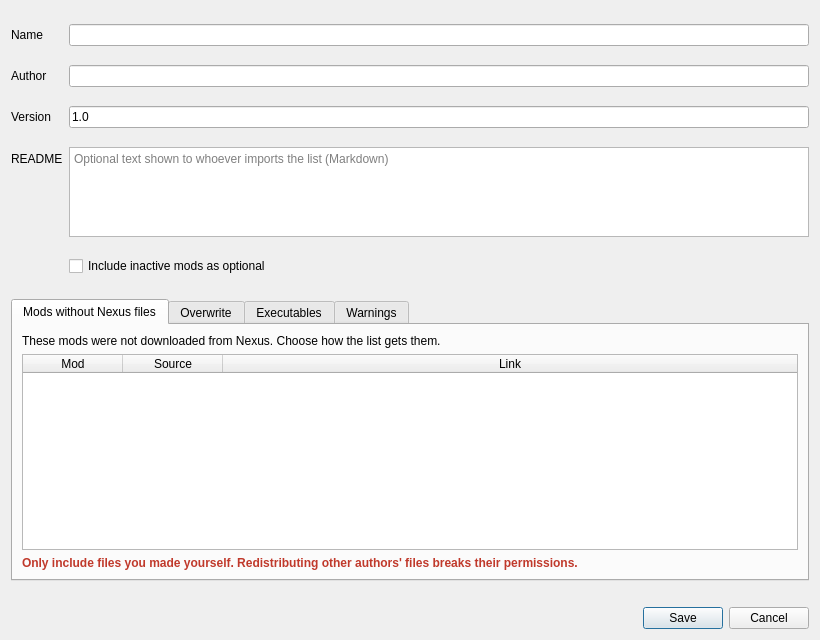
<?xml version="1.0" encoding="UTF-8"?>
<ui version="4.0">
 <class>ExportDialog</class>
 <widget class="QDialog" name="ExportDialog">
  <property name="geometry">
   <rect>
    <x>0</x>
    <y>0</y>
    <width>820</width>
    <height>640</height>
   </rect>
  </property>
  <property name="windowTitle">
   <string>Export modlist</string>
  </property>
  <layout class="QVBoxLayout" name="mainLayout">
   <item>
    <layout class="QFormLayout" name="formLayout">
     <item row="0" column="0">
      <widget class="QLabel" name="nameLabel">
       <property name="text">
        <string>Name</string>
       </property>
       <property name="buddy">
        <cstring>nameEdit</cstring>
       </property>
      </widget>
     </item>
     <item row="0" column="1">
      <widget class="QLineEdit" name="nameEdit"/>
     </item>
     <item row="1" column="0">
      <widget class="QLabel" name="authorLabel">
       <property name="text">
        <string>Author</string>
       </property>
       <property name="buddy">
        <cstring>authorEdit</cstring>
       </property>
      </widget>
     </item>
     <item row="1" column="1">
      <widget class="QLineEdit" name="authorEdit"/>
     </item>
     <item row="2" column="0">
      <widget class="QLabel" name="versionLabel">
       <property name="text">
        <string>Version</string>
       </property>
       <property name="buddy">
        <cstring>versionEdit</cstring>
       </property>
      </widget>
     </item>
     <item row="2" column="1">
      <widget class="QLineEdit" name="versionEdit">
       <property name="text">
        <string>1.0</string>
       </property>
      </widget>
     </item>
     <item row="3" column="0">
      <widget class="QLabel" name="readmeLabel">
       <property name="text">
        <string>README</string>
       </property>
       <property name="buddy">
        <cstring>readmeEdit</cstring>
       </property>
      </widget>
     </item>
     <item row="3" column="1">
      <widget class="QPlainTextEdit" name="readmeEdit">
       <property name="maximumSize">
        <size>
         <width>16777215</width>
         <height>90</height>
        </size>
       </property>
       <property name="placeholderText">
        <string>Optional text shown to whoever imports the list (Markdown)</string>
       </property>
      </widget>
     </item>
     <item row="4" column="1">
      <widget class="QCheckBox" name="includeInactive">
       <property name="text">
        <string>Include inactive mods as optional</string>
       </property>
      </widget>
     </item>
    </layout>
   </item>
   <item>
    <widget class="QTabWidget" name="tabs">
     <property name="currentIndex">
      <number>0</number>
     </property>
     <widget class="QWidget" name="nonNexusTab">
      <attribute name="title">
       <string>Mods without Nexus files</string>
      </attribute>
      <layout class="QVBoxLayout" name="nonNexusLayout">
       <item>
        <widget class="QLabel" name="nonNexusHelp">
         <property name="text">
          <string>These mods were not downloaded from Nexus. Choose how the list gets them.</string>
         </property>
         <property name="wordWrap">
          <bool>true</bool>
         </property>
        </widget>
       </item>
       <item>
        <widget class="QTableWidget" name="nonNexusTable">
         <property name="selectionMode">
          <enum>QAbstractItemView::NoSelection</enum>
         </property>
         <property name="columnCount">
          <number>3</number>
         </property>
         <attribute name="verticalHeaderVisible">
          <bool>false</bool>
         </attribute>
         <attribute name="horizontalHeaderStretchLastSection">
          <bool>true</bool>
         </attribute>
         <column>
          <property name="text">
           <string>Mod</string>
          </property>
         </column>
         <column>
          <property name="text">
           <string>Source</string>
          </property>
         </column>
         <column>
          <property name="text">
           <string>Link</string>
          </property>
         </column>
        </widget>
       </item>
       <item>
        <widget class="QLabel" name="bundledWarning">
         <property name="styleSheet">
          <string notr="true">color: #c0392b; font-weight: bold;</string>
         </property>
         <property name="text">
          <string>Only include files you made yourself. Redistributing other authors' files breaks their permissions.</string>
         </property>
         <property name="wordWrap">
          <bool>true</bool>
         </property>
        </widget>
       </item>
      </layout>
     </widget>
     <widget class="QWidget" name="overwriteTab">
      <attribute name="title">
       <string>Overwrite</string>
      </attribute>
      <layout class="QVBoxLayout" name="overwriteLayout">
       <item>
        <widget class="QLabel" name="overwriteHelp">
         <property name="text">
          <string>Files of the overwrite folder to include in the list, as a mod of their own. Nothing is included unless you check it.</string>
         </property>
         <property name="wordWrap">
          <bool>true</bool>
         </property>
        </widget>
       </item>
       <item>
        <widget class="QTreeWidget" name="overwriteTree">
         <property name="headerHidden">
          <bool>true</bool>
         </property>
         <column>
          <property name="text">
           <string>File</string>
          </property>
         </column>
        </widget>
       </item>
      </layout>
     </widget>
     <widget class="QWidget" name="executablesTab">
      <attribute name="title">
       <string>Executables</string>
      </attribute>
      <layout class="QVBoxLayout" name="executablesLayout">
       <item>
        <widget class="QLabel" name="executablesHelp">
         <property name="text">
          <string>Every executable goes in the list exactly as shown. Check the arguments and the environment for passwords, keys or anything personal.</string>
         </property>
         <property name="wordWrap">
          <bool>true</bool>
         </property>
        </widget>
       </item>
       <item>
        <widget class="QPlainTextEdit" name="executablesText">
         <property name="readOnly">
          <bool>true</bool>
         </property>
         <property name="lineWrapMode">
          <enum>QPlainTextEdit::NoWrap</enum>
         </property>
        </widget>
       </item>
      </layout>
     </widget>
     <widget class="QWidget" name="warningsTab">
      <attribute name="title">
       <string>Warnings</string>
      </attribute>
      <layout class="QVBoxLayout" name="warningsLayout">
       <item>
        <widget class="QListWidget" name="warningsList">
         <property name="wordWrap">
          <bool>true</bool>
         </property>
        </widget>
       </item>
      </layout>
     </widget>
    </widget>
   </item>
   <item>
    <widget class="QLabel" name="summaryLabel">
     <property name="wordWrap">
      <bool>true</bool>
     </property>
    </widget>
   </item>
   <item>
    <widget class="QDialogButtonBox" name="buttons">
     <property name="standardButtons">
      <set>QDialogButtonBox::Cancel|QDialogButtonBox::Save</set>
     </property>
    </widget>
   </item>
  </layout>
 </widget>
 <resources/>
 <connections/>
</ui>
